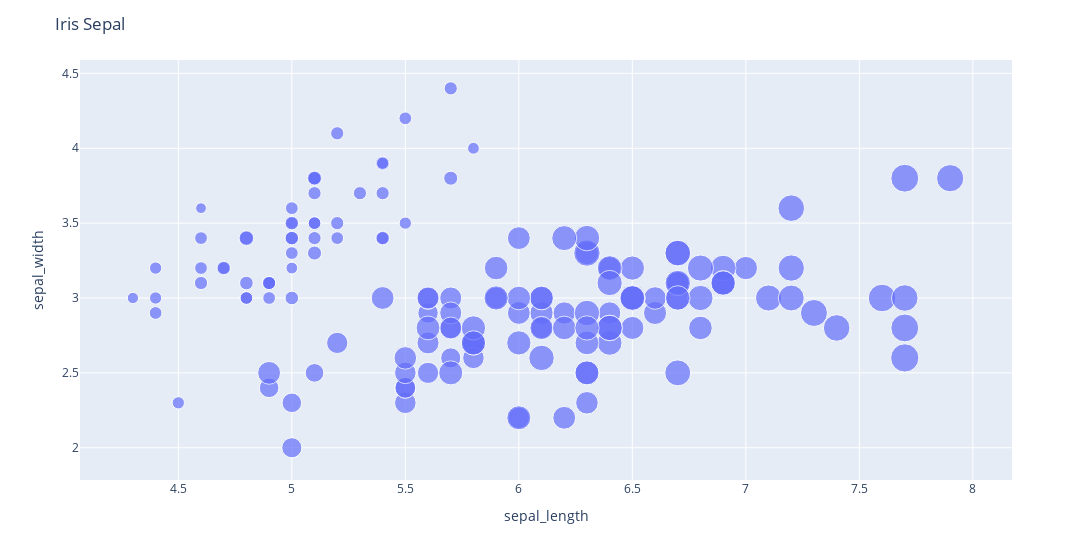

Notebook source saved alongside this figure:
### Code cell
fig_2 = px.scatter(x='sepal_length', y='sepal_width', width=1300, size='petal_length', data_frame=df)
fig_2.update_layout(title='Iris Sepal Size')
fig_2.show()

### Figure 1 — Plotly figure (JSON) as saved in the notebook; plotly's stock layout.template omitted (floating-point values rounded to 4 significant figures; data arrays with more than 128 entries replaced by an {"elided": "..."} marker saying what was removed)
{"data": [{"hoverlabel": {"namelength": 0}, "hovertemplate": "sepal_length=%{x}<br>sepal_width=%{y}<br>petal_length=%{marker.size}", "legendgroup": "", "marker": {"color": "#636efa", "size": {"elided": "150 float values"}, "sizemode": "area", "sizeref": 0.01725, "symbol": "circle"}, "mode": "markers", "name": "", "showlegend": false, "type": "scatter", "x": {"elided": "150 float values"}, "xaxis": "x", "y": {"elided": "150 float values"}, "yaxis": "y"}], "layout": {"legend": {"itemsizing": "constant", "tracegroupgap": 0}, "margin": {"t": 60}, "title": {"text": "Iris Sepal"}, "width": 1300, "xaxis": {"anchor": "y", "domain": [0, 1], "title": {"text": "sepal_length"}}, "yaxis": {"anchor": "x", "domain": [0, 1], "title": {"text": "sepal_width"}}}}
